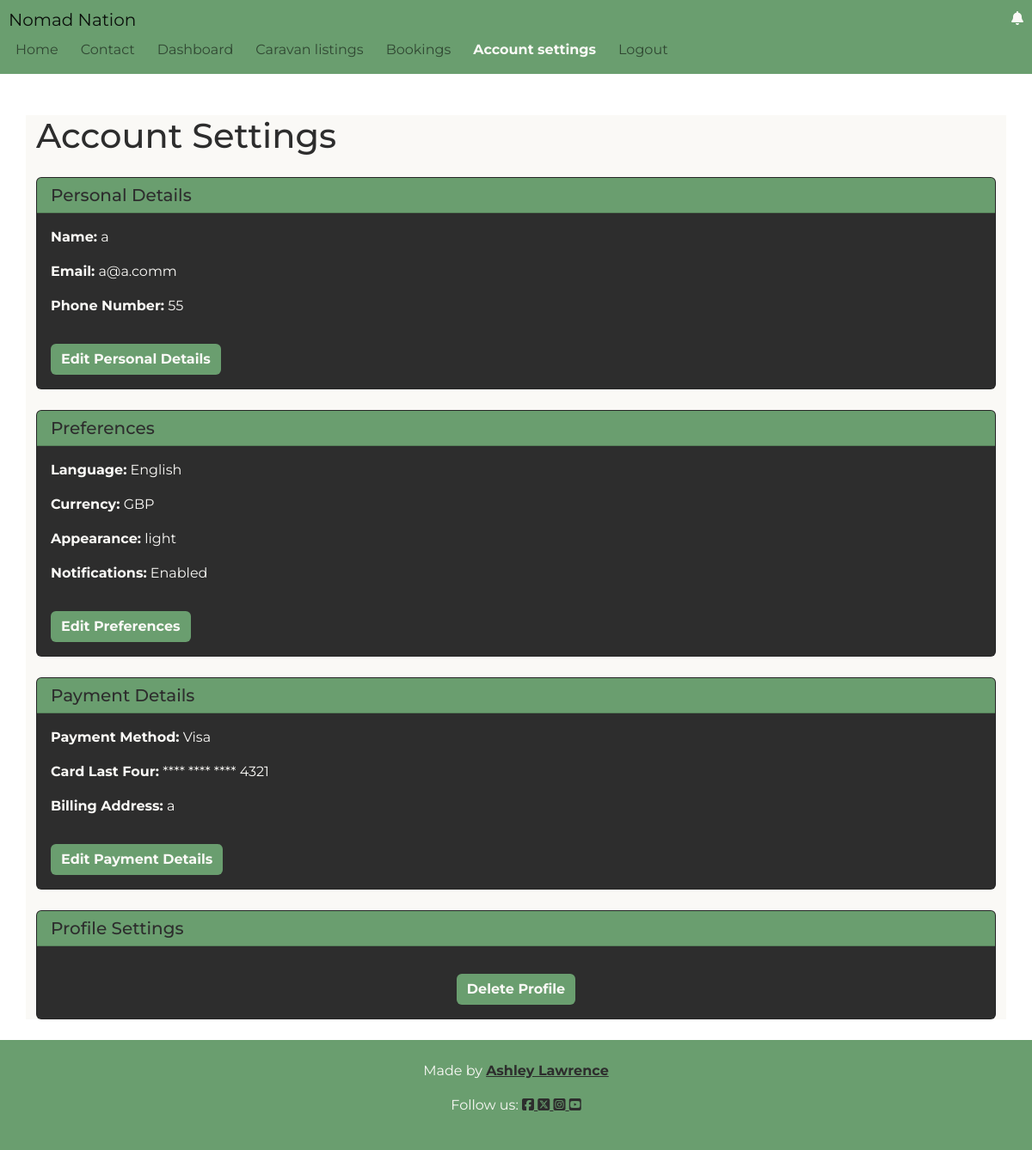
Page /user_settings/account_settings/ (signed in) on the committed database.
### user_settings/models.py (models this page shows, shortened)
class UserProfile(models.Model):
    LANGUAGE_CHOICES = [
        ('en', _('English')),
        ('es', _('Spanish')),
        ('fr', _('French')),
        ('de', _('German')),
        ('it', _('Italian')),
        ('pt', _('Portuguese')),
        ('ru', _('Russian')),
        ('zh', _('Chinese')),
        ('ja', _('Japanese')),
        ('hi', _('Hindi')),
    ]
    user = models.OneToOneField(
        User, on_delete=models.CASCADE, related_name='user_profile'
    )
    phone_number = models.CharField(max_length=15, blank=True)
    language = models.CharField(
        max_length=2, choices=LANGUAGE_CHOICES, default='en'
    )
    appearance = models.CharField(
        max_length=20,
        choices=[('light', 'Light'), ('dark', 'Dark')],
        default='light'
    )
    currency = models.CharField(max_length=3, default='GBP')
    notifications = models.BooleanField(default=True)

class PaymentDetails(models.Model):
    user = models.ForeignKey(
        User, on_delete=models.CASCADE, related_name='payment_details'
    )
    card_last_four = models.CharField(max_length=4)
    payment_method = models.CharField(max_length=50)
    billing_address = models.TextField()

### user_settings/views.py (the view)
# urls.py: path('account_settings/', views.account_settings, name='account_settings'),
@login_required
def account_settings(request):
    user_profile, created = UserProfile.objects.get_or_create(
        user=request.user
    )
    payment_details = PaymentDetails.objects.filter(
        user=request.user
    )
    privacy_settings, created = PrivacySettings.objects.get_or_create(
        user=request.user
    )
    context = {
        'user_profile': user_profile,
        'payment_details': payment_details,
        'privacy_settings': privacy_settings
    }
    return render(request, 'user_settings/account_settings.html', context)

### user_settings/templates/user_settings/account_settings.html (shortened to what this page needs)
{% extends "base.html" %}
{% load i18n %}
{% block content %}
<div class="container mt-5 bg-styles">
    <h1 class="mb-4">{% trans "Account Settings" %}</h1>
    <div class="card mb-4">
        <div class="card-header">
            <h2 class="h5 mb-0">{% trans "Personal Details" %}</h2>
        </div>
        <div class="card-body text-white">
            <p><strong>{% trans "Name:" %}</strong> {{ user_profile.user.username }}</p>
            <p><strong>{% trans "Email:" %}</strong> {{ user_profile.user.email }}</p>
            <p><strong>{% trans "Phone Number:" %}</strong> {{ user_profile.phone_number }}</p>
            <button type="button" class="btn btn-primary mt-3 btn-styles" data-bs-toggle="modal" data-bs-target="#editPersonalDetailsModal">
                {% trans "Edit Personal Details" %}
            </button>
        </div>
    </div>
    <div class="card mb-4">
        <div class="card-header">
            <h2 class="h5 mb-0">{% trans "Preferences" %}</h2>
        </div>
        <div class="card-body text-white">
            <p>
                <strong>{% trans "Language:" %}</strong> <span id="preferences-language">{{ user_profile.get_language_display }}</span>
            </p>
            <p>
                <strong>{% trans "Currency:" %}</strong> <span id="preferences-currency">{{ user_profile.currency }}</span>
            </p>
            <p>
                <strong>{% trans "Appearance:" %}</strong> <span id="preferences-appearance">{{ user_profile.appearance }}</span>
            </p>
            <p>
                <strong>{% trans "Notifications:" %}</strong> <span id="preferences-notifications">
                    {% if user_profile.notifications %}Enabled{% else %}Disabled{% endif %}</span>
            </p>
            <button type="button" class="btn btn-primary mt-3 btn-styles" data-bs-toggle="modal" data-bs-target="#editPreferencesModal">
                {% trans "Edit Preferences" %}
            </button>
        </div>
    </div>
    <div class="card mb-4">
        <div class="card-header">
            <h2 class="h5 mb-0">{% trans "Payment Details" %}</h2>
        </div>
        <div class="card-body text-white" id="payment-details-section">
            {% if user.payment_details.exists %}
                {% with payment=user.payment_details.first %}
                    <p><strong>Payment Method:</strong> {{ payment.payment_method }}</p>
                    <p><strong>Card Last Four:</strong> **** **** **** {{ payment.card_last_four }}</p>
                    <p><strong>Billing Address:</strong> {{ payment.billing_address }}</p>
                {% endwith %}
            {% else %}
                <p>{% trans "No payment details available." %}</p>
            {% endif %}
            <button type="button" class="btn btn-primary mt-3 btn-styles" data-bs-toggle="modal" data-bs-target="#editPaymentDetailsModal">
                {% trans "Edit Payment Details" %}
            </button>
        </div>
    </div>
    <div class="card mb-4">
        <div class="card-header">
            <h2 class="h5 mb-0">{% trans "Profile Settings" %}</h2>
        </div>
        <div class="card-body text-white text-center">
            <button type="button" class="btn btn-danger mt-3 btn-styles" data-bs-toggle="modal" data-bs-target="#deleteProfileModal">
                {% trans "Delete Profile" %}
            </button>
        </div>
    </div>
</div>
{% endblock %}

### static/css/styles.css (style rules this page uses)
:root { --p-colour: #6A9E6F; --p-accent: #87CEEB; --s-accent: #F4A261; --b-colour: #FAF9F6; --p-text: #2D2D2D; --bs-primary: var(--p-colour); --bs-secondary: var(--s-accent); --bs-info: var(--p-accent); --bs-light: var(--b-colour); --bs-dark: var(--p-text); }
html, body { min-height: 100%; width: 100%; overflow-x: hidden; margin: 0; padding: 0; display: flex; flex-direction: column; font-family: 'Montserrat', sans-serif !important; }
.bg-styles { background-color: var(--b-colour); color: var(--p-text); }
.btn-styles { font-weight: 700; background-color: var(--p-colour); color: var(--b-colour); border: var(--p-colour); }
.card { margin-bottom: 30px; background-color: var(--p-text) !important; }
.text-white { color: var(--b-colour) !important; }
.card-header { background-color: var(--p-colour); }

### rows in the picture
UserProfile: user.username "a", user.email "a@a.comm", phone_number "55", language "English", currency "GBP", appearance "light"
PaymentDetails: payment_method "Visa", card_last_four "4321", billing_address "a"
